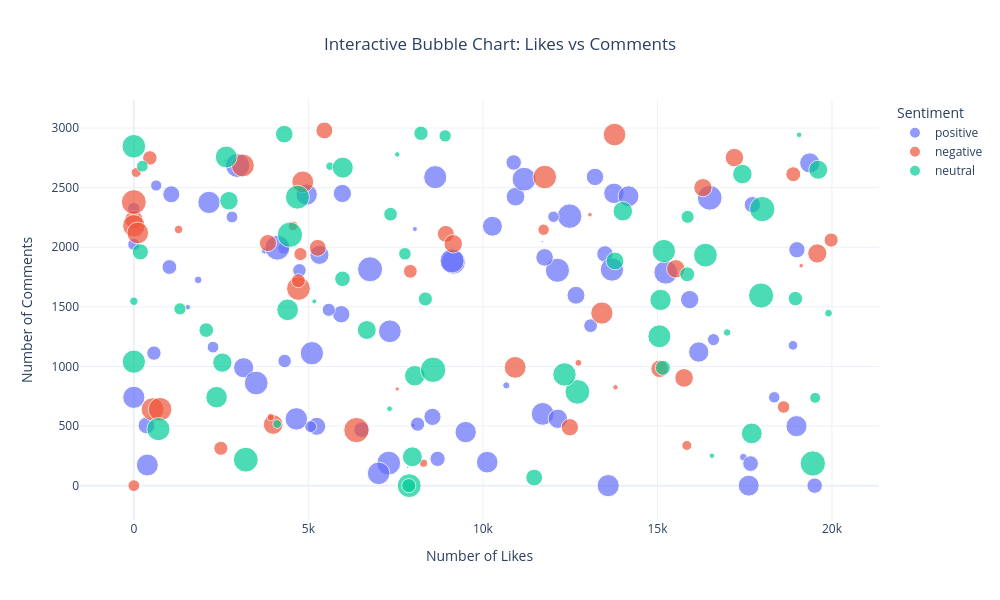

The notebook cell saved with this chart:
### Markdown cell above
Interactive Bubble Chart

### Code cell
import plotly.express as px
chart_df = df.sample(n=min(200, len(df)), random_state=42)
fig = px.scatter(
    chart_df,
    x='likes',
    y='comments',
    size='shares',
    color='sentiment',
    hover_data=['engagement_rate', 'post_type'],
    title='Interactive Bubble Chart: Likes vs Comments',
    labels={
        'likes': 'Number of Likes',
        'comments': 'Number of Comments',
        'shares': 'Number of Shares',
        'sentiment': 'Sentiment'
    },
    size_max=18,
    opacity=0.7,
    template='plotly_white'
)
fig.update_layout(
    width=1000,
    height=600,
    title_x=0.5
)
fig.show()
